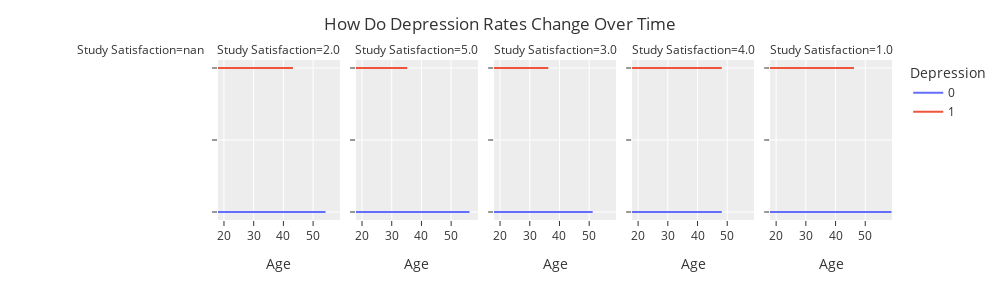

Here is the notebook cell this chart was saved with:
### Markdown cell above
### How does age influence depression

### Code cell
DF_Depression_Influence = (
DF.value_counts(subset=['Study Satisfaction', 'Depression']).reset_index(name='count').sort_values(by='Study Satisfaction', ascending=True)

)

fig = px.line(DF, 
    x = 'Age',
    y = 'Depression',
    facet_col='Study Satisfaction',
    color = 'Depression',
)


fig.update_layout(
                  title='How Do Depression Rates Change Over Time',
                  template='ggplot2',
                  legend_title='Depression',
                  width=1000,
                  height=300,
                      )

fig.show()

### Figure 1 — Plotly figure (JSON) as saved in the notebook; plotly's stock layout.template omitted (floating-point values rounded to 4 significant figures; data arrays with more than 128 entries replaced by an {"elided": "..."} marker saying what was removed)
{"data": [{"hovertemplate": "Depression=%{y}<br>Study Satisfaction=2.0<br>Age=%{x}<extra></extra>", "legendgroup": "0", "line": {"color": "#636efa", "dash": "solid"}, "marker": {"symbol": "circle"}, "mode": "lines", "name": "0", "showlegend": true, "type": "scattergl", "x": {"elided": "2071 int values"}, "xaxis": "x2", "y": {"elided": "2071 int values"}, "yaxis": "y2"}, {"hovertemplate": "Depression=%{y}<br>Study Satisfaction=5.0<br>Age=%{x}<extra></extra>", "legendgroup": "0", "line": {"color": "#636efa", "dash": "solid"}, "marker": {"symbol": "circle"}, "mode": "lines", "name": "0", "showlegend": false, "type": "scattergl", "x": {"elided": "2334 int values"}, "xaxis": "x3", "y": {"elided": "2334 int values"}, "yaxis": "y3"}, {"hovertemplate": "Depression=%{y}<br>Study Satisfaction=3.0<br>Age=%{x}<extra></extra>", "legendgroup": "0", "line": {"color": "#636efa", "dash": "solid"}, "marker": {"symbol": "circle"}, "mode": "lines", "name": "0", "showlegend": false, "type": "scattergl", "x": {"elided": "2469 int values"}, "xaxis": "x4", "y": {"elided": "2469 int values"}, "yaxis": "y4"}, {"hovertemplate": "Depression=%{y}<br>Study Satisfaction=4.0<br>Age=%{x}<extra></extra>", "legendgroup": "0", "line": {"color": "#636efa", "dash": "solid"}, "marker": {"symbol": "circle"}, "mode": "lines", "name": "0", "showlegend": false, "type": "scattergl", "x": {"elided": "3095 int values"}, "xaxis": "x5", "y": {"elided": "3095 int values"}, "yaxis": "y5"}, {"hovertemplate": "Depression=%{y}<br>Study Satisfaction=1.0<br>Age=%{x}<extra></extra>", "legendgroup": "0", "line": {"color": "#636efa", "dash": "solid"}, "marker": {"symbol": "circle"}, "mode": "lines", "name": "0", "showlegend": false, "type": "scattergl", "x": {"elided": "1594 int values"}, "xaxis": "x6", "y": {"elided": "1594 int values"}, "yaxis": "y6"}, {"hovertemplate": "Depression=%{y}<br>Study Satisfaction=2.0<br>Age=%{x}<extra></extra>", "legendgroup": "1", "line": {"color": "#EF553B", "dash": "solid"}, "marker": {"symbol": "circle"}, "mode": "lines", "name": "1", "showlegend": true, "type": "scattergl", "x": {"elided": "3769 int values"}, "xaxis": "x2", "y": {"elided": "3769 int values"}, "yaxis": "y2"}, {"hovertemplate": "Depression=%{y}<br>Study Satisfaction=5.0<br>Age=%{x}<extra></extra>", "legendgroup": "1", "line": {"color": "#EF553B", "dash": "solid"}, "marker": {"symbol": "circle"}, "mode": "lines", "name": "1", "showlegend": false, "type": "scattergl", "x": {"elided": "2089 int values"}, "xaxis": "x3", "y": {"elided": "2089 int values"}, "yaxis": "y3"}, {"hovertemplate": "Depression=%{y}<br>Study Satisfaction=3.0<br>Age=%{x}<extra></extra>", "legendgroup": "1", "line": {"color": "#EF553B", "dash": "solid"}, "marker": {"symbol": "circle"}, "mode": "lines", "name": "1", "showlegend": false, "type": "scattergl", "x": {"elided": "3354 int values"}, "xaxis": "x4", "y": {"elided": "3354 int values"}, "yaxis": "y4"}, {"hovertemplate": "Depression=%{y}<br>Study Satisfaction=4.0<br>Age=%{x}<extra></extra>", "legendgroup": "1", "line": {"color": "#EF553B", "dash": "solid"}, "marker": {"symbol": "circle"}, "mode": "lines", "name": "1", "showlegend": false, "type": "scattergl", "x": {"elided": "3265 int values"}, "xaxis": "x5", "y": {"elided": "3265 int values"}, "yaxis": "y5"}, {"hovertemplate": "Depression=%{y}<br>Study Satisfaction=1.0<br>Age=%{x}<extra></extra>", "legendgroup": "1", "line": {"color": "#EF553B", "dash": "solid"}, "marker": {"symbol": "circle"}, "mode": "lines", "name": "1", "showlegend": false, "type": "scattergl", "x": {"elided": "3857 int values"}, "xaxis": "x6", "y": {"elided": "3857 int values"}, "yaxis": "y6"}], "layout": {"annotations": [{"font": {}, "showarrow": false, "text": "Study Satisfaction=nan", "x": 0.075, "xanchor": "center", "xref": "paper", "y": 1, "yanchor": "bottom", "yref": "paper"}, {"font": {}, "showarrow": false, "text": "Study Satisfaction=2.0", "x": 0.245, "xanchor": "center", "xref": "paper", "y": 1, "yanchor": "bottom", "yref": "paper"}, {"font": {}, "showarrow": false, "text": "Study Satisfaction=5.0", "x": 0.415, "xanchor": "center", "xref": "paper", "y": 1, "yanchor": "bottom", "yref": "paper"}, {"font": {}, "showarrow": false, "text": "Study Satisfaction=3.0", "x": 0.585, "xanchor": "center", "xref": "paper", "y": 1, "yanchor": "bottom", "yref": "paper"}, {"font": {}, "showarrow": false, "text": "Study Satisfaction=4.0", "x": 0.755, "xanchor": "center", "xref": "paper", "y": 1, "yanchor": "bottom", "yref": "paper"}, {"font": {}, "showarrow": false, "text": "Study Satisfaction=1.0", "x": 0.925, "xanchor": "center", "xref": "paper", "y": 1, "yanchor": "bottom", "yref": "paper"}], "height": 300, "legend": {"title": {"text": "Depression"}, "tracegroupgap": 0}, "margin": {"t": 60}, "title": {"text": "How Do Depression Rates Change Over Time"}, "width": 1000, "xaxis": {"anchor": "y", "autorange": true, "domain": [0, 0.15], "range": [18, 59], "title": {"text": "Age"}}, "xaxis2": {"anchor": "y2", "autorange": true, "domain": [0.17, 0.32], "matches": "x", "range": [18, 59], "title": {"text": "Age"}, "type": "linear"}, "xaxis3": {"anchor": "y3", "autorange": true, "domain": [0.34, 0.49], "matches": "x", "range": [18, 59], "title": {"text": "Age"}, "type": "linear"}, "xaxis4": {"anchor": "y4", "autorange": true, "domain": [0.51, 0.66], "matches": "x", "range": [18, 59], "title": {"text": "Age"}, "type": "linear"}, "xaxis5": {"anchor": "y5", "autorange": true, "domain": [0.68, 0.83], "matches": "x", "range": [18, 59], "title": {"text": "Age"}, "type": "linear"}, "xaxis6": {"anchor": "y6", "autorange": true, "domain": [0.85, 1], "matches": "x", "range": [18, 59], "title": {"text": "Age"}, "type": "linear"}, "yaxis": {"anchor": "x", "autorange": true, "categoryarray": [1, 0], "categoryorder": "array", "domain": [0, 1], "range": [-0.05556, 1.056], "title": {"text": "Depression"}}, "yaxis2": {"anchor": "x2", "autorange": true, "domain": [0, 1], "matches": "y", "range": [-0.05556, 1.056], "showticklabels": false, "type": "linear"}, "yaxis3": {"anchor": "x3", "autorange": true, "domain": [0, 1], "matches": "y", "range": [-0.05556, 1.056], "showticklabels": false, "type": "linear"}, "yaxis4": {"anchor": "x4", "autorange": true, "domain": [0, 1], "matches": "y", "range": [-0.05556, 1.056], "showticklabels": false, "type": "linear"}, "yaxis5": {"anchor": "x5", "autorange": true, "domain": [0, 1], "matches": "y", "range": [-0.05556, 1.056], "showticklabels": false, "type": "linear"}, "yaxis6": {"anchor": "x6", "autorange": true, "domain": [0, 1], "matches": "y", "range": [-0.05556, 1.056], "showticklabels": false, "type": "linear"}}}
